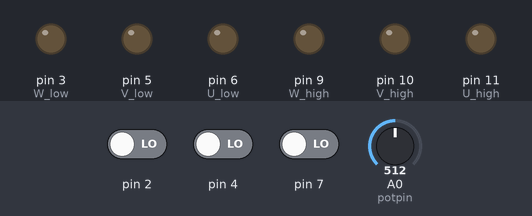
This sketch was run on a simulated Arduino Uno, built with avr-gcc and run on an emulated ATmega328P. On the bench: output pins drawn as LEDs (lit = HIGH). The inputs (shaded band) are chosen by the test bench; at power-on: pin 2 LOW, pin 4 LOW, pin 7 LOW, A0 (potpin) = 512. What the sketch prints to the serial monitor is not drawn.

Above: at 1.2 s.
1.3 s: pin 2 driven HIGH
At 2.0 s:
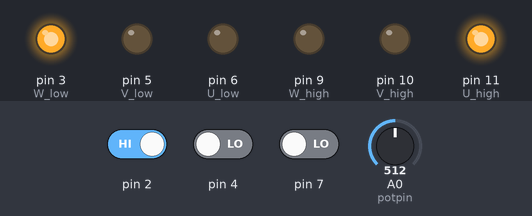
2.8 s: pin 4 driven HIGH
At 3.3 s:
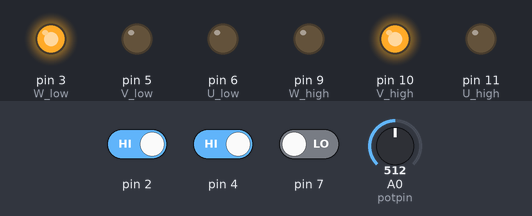
4.3 s: pin 2 driven LOW
At 5.5 s:
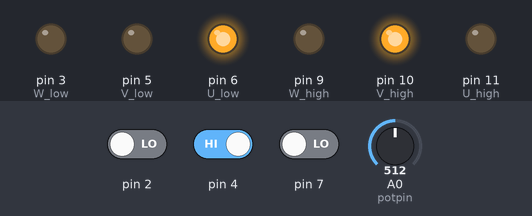
5.8 s: pin 7 driven HIGH
At 6.8 s:
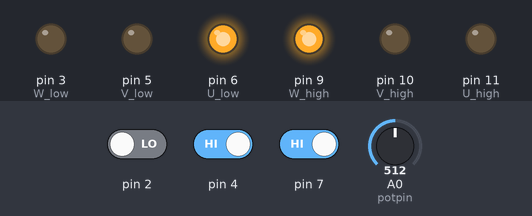
7.3 s: pin 4 driven LOW
At 7.9 s:
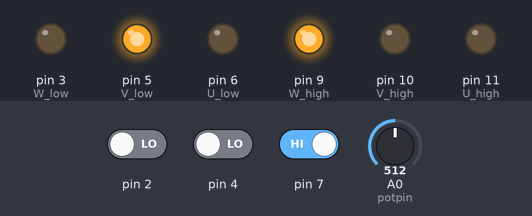
8.8 s: pin 2 driven HIGH
At 9.1 s:
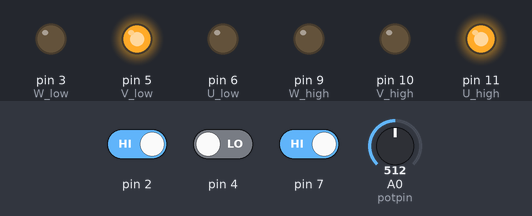
Timing chart, 0 to 11.3 s (numbered marks = the images above; inputs shaded):
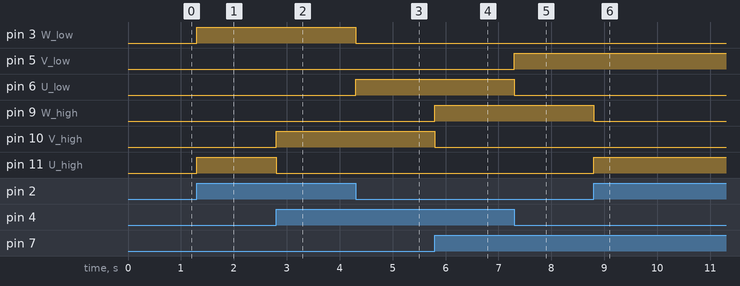

Measured:
- after the input at 1.3 s, pin 3 (W_low), pin 11 (U_high): LOW → HIGH at once
- after the input at 2.8 s, pin 10 (V_high): LOW → HIGH at once; pin 11 (U_high): HIGH → LOW at once
- after the input at 4.3 s, pin 3 (W_low): HIGH → LOW at once; pin 6 (U_low): LOW → HIGH at once
- after the input at 5.8 s, pin 9 (W_high): LOW → HIGH at once; pin 10 (V_high): HIGH → LOW at once
- after the input at 7.3 s, pin 5 (V_low): LOW → HIGH at once; pin 6 (U_low): HIGH → LOW at once
- after the input at 8.8 s, pin 9 (W_high): HIGH → LOW at once; pin 11 (U_high): LOW → HIGH at once

The sketch:

Brushless_motorcontroller.ino
```cpp
// variables
// const int motorpin=9; for brushed motor
const int potpin=A0;
int pot;
int throttle;
int U_high = 11;
int V_high = 10;
int W_high = 9;
int U_low = 6;
int V_low = 5;
int W_low = 3;

void setup() {
  // put your setup code here, to run once:
  pinMode(2, INPUT);
  pinMode(4, INPUT);
  pinMode(7, INPUT);
  pinMode(U_high, OUTPUT);
  pinMode(U_low, OUTPUT);
  pinMode(V_high, OUTPUT);
  pinMode(V_low, OUTPUT);
  pinMode(W_high, OUTPUT);
  pinMode(W_low, OUTPUT);
  Serial.begin(9600);
}

void loop() {
  // put your main code here, to run repeatedly:
  //add code that sets limit for actual motor
 // read potentiometer (0-1023)
  pot = analogRead (potpin);
  // convert to 0-255
  throttle = map(pot,0,1023,0,255);
  // set motor speed
  //analogWrite (motorpin,throttle);  //old code for sending potentiometer reading

  //Read Hall Effect
  bool A = digitalRead(2); //pin
  bool B = digitalRead(4);
  bool C = digitalRead(7);

  //create integer from 2-7
  unsigned int state = A<<2 | B<<1 | C;


 //Run through states
 //analogwrite(pin,value)
  switch(state)
  {
    case 4: //State 1: Phase A on, B off, C off, 100
      digitalWrite(U_high, HIGH);
      digitalWrite(U_low, LOW);
      digitalWrite(V_high,LOW);
      digitalWrite(V_low, LOW);
      digitalWrite(W_high,LOW);
      digitalWrite(W_low, HIGH);
      Serial.println("4");
      break;
    case 5: //State 2: Phase A on, B off, C on, 101
      digitalWrite(U_high,HIGH);
      digitalWrite(U_low, LOW);
      digitalWrite(V_high,LOW);
      digitalWrite(V_low, HIGH);
      digitalWrite(W_high,LOW);
      digitalWrite(W_low, LOW);
      Serial.println("5");
      break;
    case 1: //State 3: Phase A off, B off, C on, 001
      digitalWrite(U_high,LOW);
      digitalWrite(U_low, LOW);
      digitalWrite(V_high,LOW);
      digitalWrite(V_low, HIGH);
      digitalWrite(W_high,HIGH);
      digitalWrite(W_low, LOW);
      Serial.println("1");
      break;
    case 3: //State 4: Phase A off, B on, C on, 011
      digitalWrite(U_high,LOW);
      digitalWrite(U_low, HIGH);
      digitalWrite(V_high,LOW);
      digitalWrite(V_low, LOW);
      digitalWrite(W_high,HIGH);
      digitalWrite(W_low, LOW);
      Serial.println("3");
      break;
    case 2: //State 5: Phase A off, B on, C off, 010
      digitalWrite(U_high,LOW);
      digitalWrite(U_low, HIGH);
      digitalWrite(V_high,HIGH);
      digitalWrite(V_low, LOW);
      digitalWrite(W_high,LOW);
      digitalWrite(W_low, LOW);
      Serial.println("2");
      break;
    case 6: //State 6: Phase A on, B on, C off, 110
      digitalWrite(U_high,LOW);
      digitalWrite(U_low, LOW);
      digitalWrite(V_high,HIGH);
      digitalWrite(V_low, LOW);
      digitalWrite(W_high,LOW);
      digitalWrite(W_low, HIGH);
      Serial.println("6");
      break;
    default:
      // Set code that can count number of defaults and shut system down with excessive faults
      // Ignore/shutdown
      break;
  }
}
```
